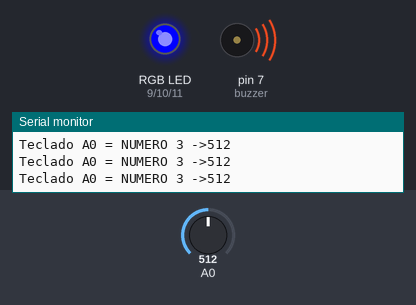
Bench run of a sketch on a simulated Arduino Uno, built with avr-gcc and run on an emulated ATmega328P. Parts: an RGB LED mixed from three pins (HIGH = lit), buzzer (waves = sounding, pin HIGH), the last lines printed to the serial monitor. The inputs (shaded band) are chosen by the test bench; at power-on: A0 = 512.

Above: at 1.28 s.
1.3 s: A0 set to 450
At 2.0 s:
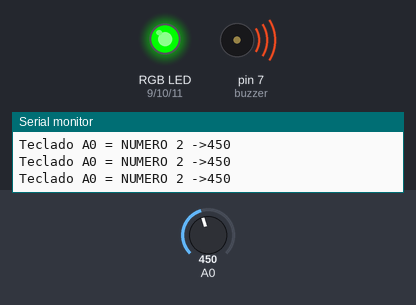
4.3 s: A0 set to 470
At 4.89 s:
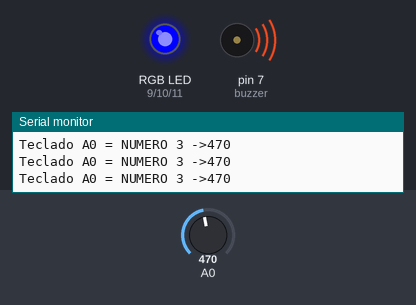
7.3 s: A0 set to 306
At 8.0 s:
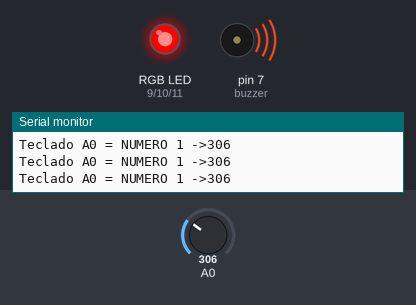
10.3 s: A0 set to 511
At 11.78 s:
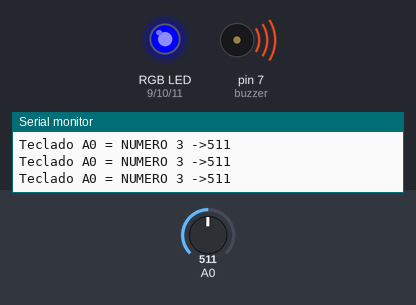
13.3 s: A0 set to 300
At 13.56 s:
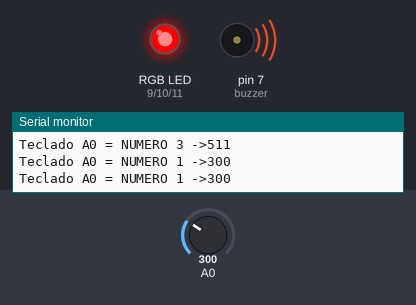
Timing chart, 0 to 17.3 s (numbered marks = the images above; inputs shaded):
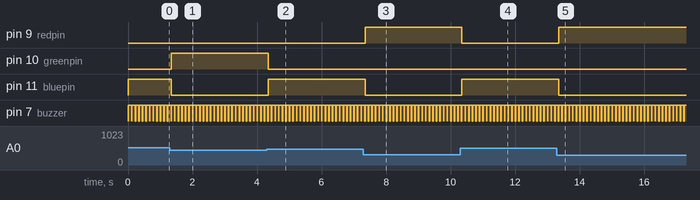

Measured:
- after the input at 1.3 s, pin 10 (greenpin): LOW → HIGH after 0.05 s; pin 11 (bluepin): HIGH → LOW after 0.05 s
- after the input at 4.3 s, pin 10 (greenpin): HIGH → LOW after 0.05 s; pin 11 (bluepin): LOW → HIGH after 0.05 s
- after the input at 7.3 s, pin 9 (redpin): LOW → HIGH after 0.05 s; pin 11 (bluepin): HIGH → LOW after 0.05 s
- after the input at 10.3 s, pin 9 (redpin): HIGH → LOW after 0.05 s; pin 11 (bluepin): LOW → HIGH after 0.05 s
- after the input at 13.3 s, pin 9 (redpin): LOW → HIGH after 0.05 s; pin 11 (bluepin): HIGH → LOW after 0.05 s
- by itself, pin 7 (buzzer): alternates HIGH for 0.10 s and LOW for 0.01 s

The sketch:

LEDRGB_BUTTON_NEW.ino
```cpp
int redpin=9;      //Pin 9
int greenpin=10;    //Pin 10
int bluepin=11;      //Pin 11
int buzzer=7;

void setup()
{
  Serial.begin(9600); //Inicia a serial com um baud rate de 9600
  pinMode(buzzer, OUTPUT);
}

void loop()
{
  long tecladoA0=0; //Cria variável para ler o teclado ligado ao pino A0
  for(int i=0;i<100;i++) //Laço para fazer 100 leituras
  {
    tecladoA0 = tecladoA0+analogRead(A0); //Soma a leitura anterior com a leitura atual de A0
  }
  tecladoA0 = tecladoA0/100;
  if(tecladoA0 > 0 && tecladoA0 < 310){
    Serial.print("Teclado A0 = NUMERO 1 ->"); //Imprime no Serial Monitor "Teclado A0 = "
    Serial.println(tecladoA0); //Imprime o valor de A0
    Serial.print("\n\n"); //Pula 2 linha no Serial Monitor
    analogWrite(redpin, 255);
    analogWrite(greenpin, 0);
    analogWrite(bluepin, 0);
    digitalWrite(buzzer, HIGH);delay(100);digitalWrite(buzzer, LOW);
  }
  if(tecladoA0 > 310 && tecladoA0 < 460){
    Serial.print("Teclado A0 = NUMERO 2 ->"); //Imprime no Serial Monitor "Teclado A0 = "
    Serial.println(tecladoA0); //Imprime o valor de A0
    Serial.print("\n\n"); //Pula 2 linha no Serial Monitor
    analogWrite(redpin, 0);
    analogWrite(greenpin, 255);
    analogWrite(bluepin, 0);
    digitalWrite(buzzer, HIGH);delay(100);digitalWrite(buzzer, LOW);

  }
  if(tecladoA0 > 460){
    Serial.print("Teclado A0 = NUMERO 3 ->"); //Imprime no Serial Monitor "Teclado A0 = "
    Serial.println(tecladoA0); //Imprime o valor de A0
    Serial.print("\n\n"); //Pula 2 linha no Serial Monitor
    analogWrite(redpin, 0);
    analogWrite(greenpin, 0);
    analogWrite(bluepin, 255);
    digitalWrite(buzzer, HIGH);delay(100);digitalWrite(buzzer, LOW);
  }

}
```
